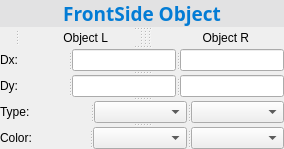
       <widget class="QSplitter" name="splitter_41">
        <property name="orientation">
         <enum>Qt::Vertical</enum>
        </property>
        <widget class="QLabel" name="label_34">
         <property name="font">
          <font>
           <family>Microsoft YaHei</family>
           <pointsize>12</pointsize>
          </font>
         </property>
         <property name="styleSheet">
          <string notr="true">color:rgb(3, 124, 213);
background-color: rgb(226, 226, 227);</string>
         </property>
         <property name="frameShape">
          <enum>QFrame::Box</enum>
         </property>
         <property name="frameShadow">
          <enum>QFrame::Plain</enum>
         </property>
         <property name="lineWidth">
          <number>0</number>
         </property>
         <property name="text">
          <string>&lt;html&gt;&lt;head/&gt;&lt;body&gt;&lt;p&gt;&lt;span style=&quot; font-size:14pt; font-weight:600;&quot;&gt;FrontSide Object&lt;/span&gt;&lt;/p&gt;&lt;/body&gt;&lt;/html&gt;</string>
         </property>
         <property name="alignment">
          <set>Qt::AlignCenter</set>
         </property>
        </widget>
        <widget class="QSplitter" name="splitter_42">
         <property name="orientation">
          <enum>Qt::Horizontal</enum>
         </property>
         <widget class="QLabel" name="label_50">
          <property name="styleSheet">
           <string notr="true">font: 9pt &quot;Microsoft YaHei&quot;;</string>
          </property>
          <property name="text">
           <string/>
          </property>
         </widget>
         <widget class="QLabel" name="label_62">
          <property name="enabled">
           <bool>true</bool>
          </property>
          <property name="styleSheet">
           <string notr="true">font: 25 9pt &quot;Microsoft YaHei&quot;;</string>
          </property>
          <property name="frameShape">
           <enum>QFrame::NoFrame</enum>
          </property>
          <property name="text">
           <string>    Object L</string>
          </property>
          <property name="alignment">
           <set>Qt::AlignCenter</set>
          </property>
         </widget>
         <widget class="QSplitter" name="splitter_46">
          <property name="orientation">
           <enum>Qt::Vertical</enum>
          </property>
         </widget>
         <widget class="QSplitter" name="splitter_47">
          <property name="orientation">
           <enum>Qt::Vertical</enum>
          </property>
         </widget>
         <widget class="QLabel" name="label_65">
          <property name="enabled">
           <bool>true</bool>
          </property>
          <property name="styleSheet">
           <string notr="true">font: 25 9pt &quot;Microsoft YaHei&quot;;</string>
          </property>
          <property name="frameShape">
           <enum>QFrame::NoFrame</enum>
          </property>
          <property name="text">
           <string>     Object R</string>
          </property>
          <property name="alignment">
           <set>Qt::AlignCenter</set>
          </property>
         </widget>
        </widget>
        <widget class="QSplitter" name="splitter_43">
         <property name="orientation">
          <enum>Qt::Horizontal</enum>
         </property>
         <widget class="QLabel" name="label_77">
          <property name="styleSheet">
           <string notr="true">font: 9pt &quot;Microsoft YaHei&quot;;</string>
          </property>
          <property name="text">
           <string>Dx:               </string>
          </property>
         </widget>
         <widget class="QLineEdit" name="lineEdit_44">
          <property name="alignment">
           <set>Qt::AlignRight|Qt::AlignTrailing|Qt::AlignVCenter</set>
          </property>
         </widget>
         <widget class="QLineEdit" name="lineEdit_45">
          <property name="alignment">
           <set>Qt::AlignRight|Qt::AlignTrailing|Qt::AlignVCenter</set>
          </property>
         </widget>
        </widget>
        <widget class="QSplitter" name="splitter_48">
         <property name="orientation">
          <enum>Qt::Horizontal</enum>
         </property>
         <widget class="QLabel" name="label_123">
          <property name="styleSheet">
           <string notr="true">font: 9pt &quot;Microsoft YaHei&quot;;
</string>
          </property>
          <property name="text">
           <string>Dy:               </string>
          </property>
         </widget>
         <widget class="QLineEdit" name="lineEdit_46">
          <property name="alignment">
           <set>Qt::AlignRight|Qt::AlignTrailing|Qt::AlignVCenter</set>
          </property>
         </widget>
         <widget class="QLineEdit" name="lineEdit_47">
          <property name="alignment">
           <set>Qt::AlignRight|Qt::AlignTrailing|Qt::AlignVCenter</set>
          </property>
         </widget>
        </widget>
        <widget class="QSplitter" name="splitter_49">
         <property name="orientation">
          <enum>Qt::Horizontal</enum>
         </property>
         <widget class="QLabel" name="label_124">
          <property name="styleSheet">
           <string notr="true">font: 9pt &quot;Microsoft YaHei&quot;;</string>
          </property>
          <property name="text">
           <string>Type:            </string>
          </property>
         </widget>
         <widget class="QComboBox" name="comboBox_FLOtype_">
          <property name="sizePolicy">
           <sizepolicy hsizetype="Preferred" vsizetype="Fixed">
            <horstretch>0</horstretch>
            <verstretch>0</verstretch>
           </sizepolicy>
          </property>
          <property name="styleSheet">
           <string notr="true">font: 9pt &quot;Microsoft YaHei&quot;;</string>
          </property>
         </widget>
         <widget class="QComboBox" name="comboBox_FROtype_">
          <property name="sizePolicy">
           <sizepolicy hsizetype="Preferred" vsizetype="Fixed">
            <horstretch>0</horstretch>
            <verstretch>0</verstretch>
           </sizepolicy>
          </property>
          <property name="styleSheet">
           <string notr="true">font: 9pt &quot;Microsoft YaHei&quot;;</string>
          </property>
          <property name="sizeAdjustPolicy">
           <enum>QComboBox::AdjustToContents</enum>
          </property>
          <property name="iconSize">
           <size>
            <width>24</width>
            <height>24</height>
           </size>
          </property>
         </widget>
        </widget>
        <widget class="QSplitter" name="splitter_133">
         <property name="orientation">
          <enum>Qt::Horizontal</enum>
         </property>
         <widget class="QLabel" name="label_125">
          <property name="styleSheet">
           <string notr="true">font: 9pt &quot;Microsoft YaHei&quot;;</string>
          </property>
          <property name="text">
           <string>Color:           </string>
          </property>
         </widget>
         <widget class="QComboBox" name="comboBox_FLOColor_">
          <property name="sizePolicy">
           <sizepolicy hsizetype="Preferred" vsizetype="Fixed">
            <horstretch>0</horstretch>
            <verstretch>0</verstretch>
           </sizepolicy>
          </property>
          <property name="styleSheet">
           <string notr="true">font: 9pt &quot;Microsoft YaHei&quot;;</string>
          </property>
         </widget>
         <widget class="QComboBox" name="comboBox_FROColor_">
          <property name="sizePolicy">
           <sizepolicy hsizetype="Preferred" vsizetype="Fixed">
            <horstretch>0</horstretch>
            <verstretch>0</verstretch>
           </sizepolicy>
          </property>
          <property name="styleSheet">
           <string notr="true">font: 9pt &quot;Microsoft YaHei&quot;;</string>
          </property>
         </widget>
        </widget>
       </widget>
